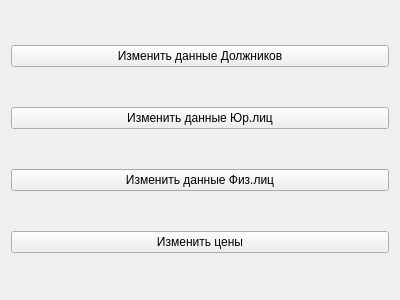
<?xml version="1.0" encoding="UTF-8"?>
<ui version="4.0">
 <class>edit</class>
 <widget class="QWidget" name="edit">
  <property name="geometry">
   <rect>
    <x>0</x>
    <y>0</y>
    <width>400</width>
    <height>300</height>
   </rect>
  </property>
  <property name="windowTitle">
   <string>Form</string>
  </property>
  <layout class="QVBoxLayout" name="verticalLayout">
   <item>
    <widget class="QPushButton" name="pushButtonDeb">
     <property name="text">
      <string>Изменить данные Должников</string>
     </property>
    </widget>
   </item>
   <item>
    <widget class="QPushButton" name="pushButton_Ur">
     <property name="text">
      <string>Изменить данные Юр.лиц</string>
     </property>
    </widget>
   </item>
   <item>
    <widget class="QPushButton" name="pushButton_Fiz">
     <property name="text">
      <string>Изменить данные Физ.лиц</string>
     </property>
    </widget>
   </item>
   <item>
    <widget class="QPushButton" name="pushButton_Prise">
     <property name="text">
      <string>Изменить цены</string>
     </property>
    </widget>
   </item>
  </layout>
 </widget>
 <resources/>
 <connections/>
</ui>
